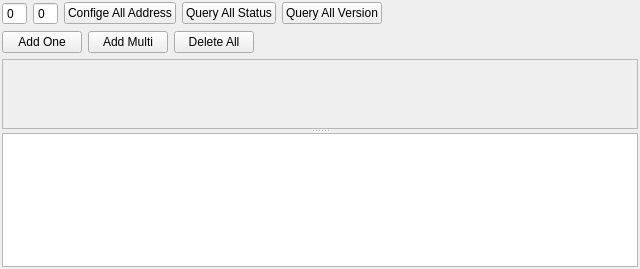
<?xml version="1.0" encoding="UTF-8"?>
<ui version="4.0">
 <class>TablePage</class>
 <widget class="QWidget" name="TablePage">
  <property name="geometry">
   <rect>
    <x>0</x>
    <y>0</y>
    <width>640</width>
    <height>269</height>
   </rect>
  </property>
  <property name="windowTitle">
   <string>Form</string>
  </property>
  <layout class="QVBoxLayout" name="verticalLayout">
   <property name="leftMargin">
    <number>2</number>
   </property>
   <property name="topMargin">
    <number>2</number>
   </property>
   <property name="rightMargin">
    <number>2</number>
   </property>
   <property name="bottomMargin">
    <number>2</number>
   </property>
   <item>
    <layout class="QHBoxLayout" name="horizontalLayout">
     <item>
      <widget class="QSpinBox" name="editBegin">
       <property name="buttonSymbols">
        <enum>QAbstractSpinBox::NoButtons</enum>
       </property>
      </widget>
     </item>
     <item>
      <widget class="QSpinBox" name="editEnd">
       <property name="buttonSymbols">
        <enum>QAbstractSpinBox::NoButtons</enum>
       </property>
      </widget>
     </item>
     <item>
      <widget class="QPushButton" name="btnConfAllAddr">
       <property name="text">
        <string>Confige All Address</string>
       </property>
      </widget>
     </item>
     <item>
      <widget class="QPushButton" name="btnQueryAllStatus">
       <property name="text">
        <string>Query All Status</string>
       </property>
      </widget>
     </item>
     <item>
      <widget class="QPushButton" name="btnQueryAllVer">
       <property name="text">
        <string>Query All Version</string>
       </property>
      </widget>
     </item>
     <item>
      <spacer name="horizontalSpacer_2">
       <property name="orientation">
        <enum>Qt::Horizontal</enum>
       </property>
       <property name="sizeHint" stdset="0">
        <size>
         <width>40</width>
         <height>20</height>
        </size>
       </property>
      </spacer>
     </item>
    </layout>
   </item>
   <item>
    <layout class="QHBoxLayout" name="horizontalLayout_2">
     <item>
      <widget class="QPushButton" name="btnAddOne">
       <property name="text">
        <string>Add One</string>
       </property>
      </widget>
     </item>
     <item>
      <widget class="QPushButton" name="btnAddMulti">
       <property name="text">
        <string>Add Multi</string>
       </property>
      </widget>
     </item>
     <item>
      <widget class="QPushButton" name="btnDeleteAll">
       <property name="text">
        <string>Delete All</string>
       </property>
      </widget>
     </item>
     <item>
      <spacer name="horizontalSpacer">
       <property name="orientation">
        <enum>Qt::Horizontal</enum>
       </property>
       <property name="sizeHint" stdset="0">
        <size>
         <width>40</width>
         <height>20</height>
        </size>
       </property>
      </spacer>
     </item>
    </layout>
   </item>
   <item>
    <widget class="QSplitter" name="splitter">
     <property name="lineWidth">
      <number>4</number>
     </property>
     <property name="orientation">
      <enum>Qt::Vertical</enum>
     </property>
     <property name="childrenCollapsible">
      <bool>false</bool>
     </property>
     <widget class="QScrollArea" name="scrollArea">
      <property name="widgetResizable">
       <bool>true</bool>
      </property>
      <widget class="QWidget" name="scrollAreaWidgetContents">
       <property name="geometry">
        <rect>
         <x>0</x>
         <y>0</y>
         <width>634</width>
         <height>68</height>
        </rect>
       </property>
      </widget>
     </widget>
     <widget class="QPlainTextEdit" name="textMsg"/>
    </widget>
   </item>
  </layout>
 </widget>
 <resources/>
 <connections/>
</ui>
